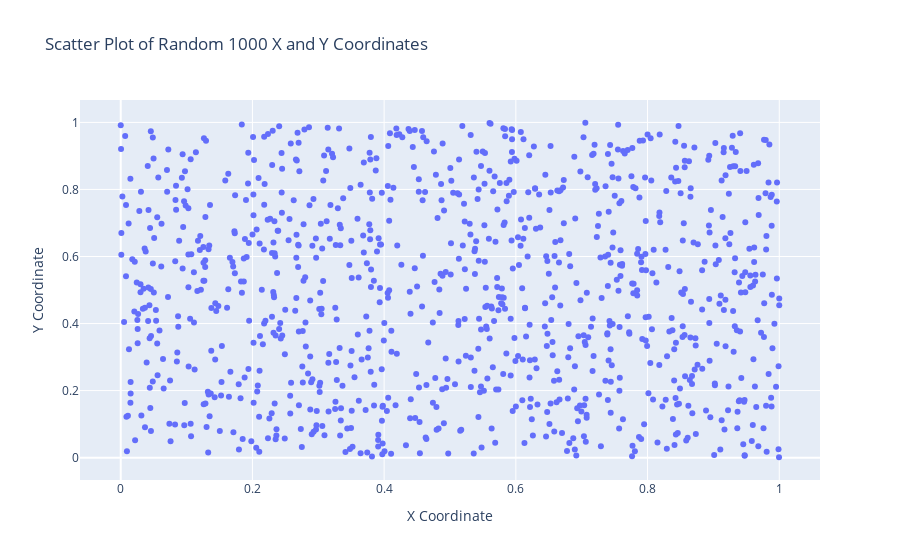

This figure's notebook cell:
### Markdown cell above
1. Write a program to draw a scatter plot for random 1000 x and y coordinates

### Code cell
import plotly.graph_objects as go
import numpy as np

x = np.random.rand(1000)
y = np.random.rand(1000)

fig = go.Figure(data=go.Scatter(x=x, y=y, mode='markers'))
fig.update_layout(xaxis_title='X Coordinate', yaxis_title='Y Coordinate', title='Scatter Plot of Random 1000 X and Y Coordinates')

fig.show()

### Figure 1 — Plotly figure (JSON) as saved in the notebook; plotly's stock layout.template omitted (floating-point values rounded to 4 significant figures; data arrays with more than 128 entries replaced by an {"elided": "..."} marker saying what was removed)
{"data": [{"mode": "markers", "type": "scatter", "x": {"elided": "1000 float values"}, "y": {"elided": "1000 float values"}}], "layout": {"title": {"text": "Scatter Plot of Random 1000 X and Y Coordinates"}, "xaxis": {"title": {"text": "X Coordinate"}}, "yaxis": {"title": {"text": "Y Coordinate"}}}}
